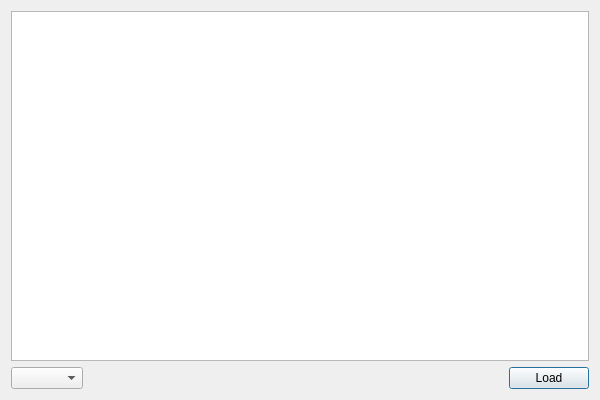
<?xml version="1.0" encoding="UTF-8"?>
<ui version="4.0">
 <class>CelestialGUIClass</class>
 <widget class="QDialog" name="CelestialGUIClass">
  <property name="geometry">
   <rect>
    <x>0</x>
    <y>0</y>
    <width>600</width>
    <height>400</height>
   </rect>
  </property>
  <property name="windowTitle">
   <string>CelestialGUI</string>
  </property>
  <layout class="QVBoxLayout" name="verticalLayout">
   <item>
    <layout class="QHBoxLayout" name="horizontalLayout_2">
     <item>
      <widget class="QTableView" name="tableView">
       <property name="alternatingRowColors">
        <bool>true</bool>
       </property>
      </widget>
     </item>
    </layout>
   </item>
   <item>
    <layout class="QHBoxLayout" name="horizontalLayout">
     <item>
      <widget class="QComboBox" name="cb_catalogs">
       <property name="sizeAdjustPolicy">
        <enum>QComboBox::AdjustToContents</enum>
       </property>
      </widget>
     </item>
     <item>
      <spacer name="horizontalSpacer">
       <property name="orientation">
        <enum>Qt::Horizontal</enum>
       </property>
       <property name="sizeHint" stdset="0">
        <size>
         <width>40</width>
         <height>20</height>
        </size>
       </property>
      </spacer>
     </item>
     <item>
      <widget class="QPushButton" name="btn_load">
       <property name="text">
        <string>Load</string>
       </property>
      </widget>
     </item>
    </layout>
   </item>
  </layout>
 </widget>
 <layoutdefault spacing="6" margin="11"/>
 <resources>
  <include location="CelestialGUI.qrc"/>
 </resources>
 <connections/>
</ui>
